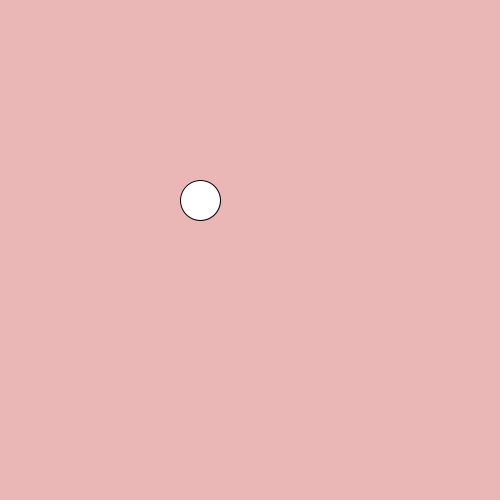
Frame 1 (no input)
Frame 60 (the mouse pressed at the canvas centre just before this capture): identical to frame 1, image omitted
Frame 120 (the mouse held since frame 60 and released just before this capture): identical to frame 1, image omitted

The Processing sketch that drew this single still picture (run headless with seeded random() and noise(); from frame 60 on, the mouse is pressed at the canvas centre):

// Processing sketch: slippery_dot
// ── slippery_dot.pde
/*** When you are done, this program will draw an ellipse 
     that jumps to new location each time you click on it.
***/
 
 // 1. Create three integer variables to represent the x, y, and the size of the ellipse
       int x = 200;
       int y = 200;
       int WH = 40;
    void setup() {
      // 2. Set the size of your sketch
    size (500, 500);
    }
    
    void draw() {
    
      // 3. Set the background color of your sketch
      background (#EAB6B6);
      // 4. Draw an ellipse using the variables created at the top of the sketch for the location and size of your ellipse. 
      //    Make sure it fits in the window. Change the variables if it does not.
      ellipse (x, y, WH, WH);
    
    }
    
    /******** This method gets called automatically when you press the mouse ************/
    void mousePressed() {
      //5. Create an integer variable called distance
     
      //6. The getDistanceFromMouse() method below returns a number.
     
      //   Set the value of your distance variable to the value returned by the getDistance method
      //   You will need to pass the x and y location of your ellipse to this method.
        
          
      //7.  Use an if statement to check if your distance variable is < the radius of the ellipse
      //    If it is, make a new x AND y for the ellipse, for a new random location on the window
      //    Hint: Use code like this      x = (int) random(width);
       
      
    }
    
    /********  This method gives you the number of pixels between the mouse and the x,y point ***********/
    int getDistanceFromMouse(int x, int y) {
      return (int)Math.sqrt(Math.pow((mouseX-x),2) + Math.pow((mouseY-y),2));
    }
